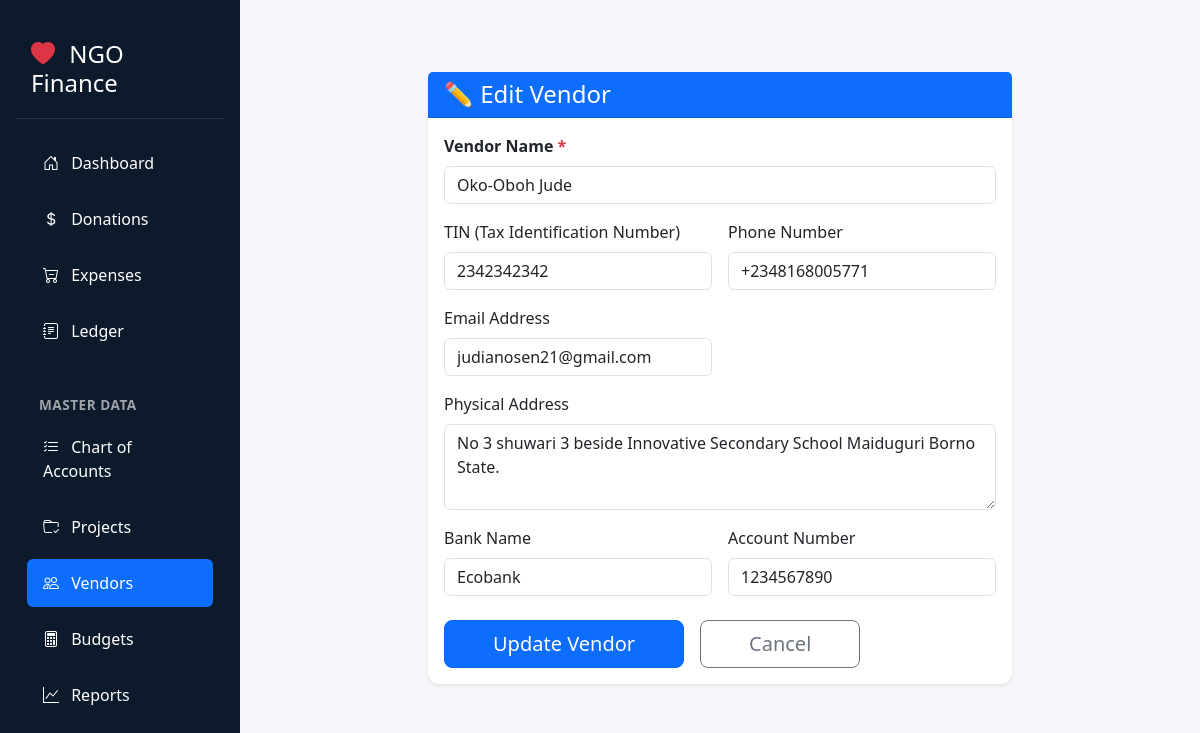
Page /vendors/edit/1 on the committed database.
### tables this page shows
CREATE TABLE vendors (
                id              INTEGER PRIMARY KEY AUTOINCREMENT,
                name            TEXT NOT NULL,
                tin             TEXT,
                phone           TEXT,
                email           TEXT,
                address         TEXT,
                account_number  TEXT,
                bank_name       TEXT,
                created_at      TEXT DEFAULT (datetime('now')),
                updated_at      TEXT DEFAULT (datetime('now')),
                is_active       INTEGER DEFAULT 1
            );

### main.py (the view)
@app.get("/vendors/edit/{vendor_id}", response_class=HTMLResponse)
async def edit_vendor_form(request: Request, vendor_id: int):
    with get_db() as conn:
        vendor = conn.execute("""
            SELECT * FROM vendors WHERE id = ?
        """, (vendor_id,)).fetchone()
        if not vendor:
            raise HTTPException(404, "Vendor not found")
    return templates.TemplateResponse("vendor_form.html", {
        "request": request,
        "is_edit": True,
        "vendor": vendor,
    })

### templates/vendor_form.html (shortened to what this page needs)
{% extends "base.html" %}
{% block content %}
<div class="container mt-5">
    <div class="row justify-content-center">
        <div class="col-lg-8">
            <div class="card shadow-sm border-0">
                <div class="card-header bg-primary text-white">
                    <h4 class="mb-0">
                        {% if is_edit %}
                            ✏️ Edit Vendor
                        {% else %}
                            ➕ Add New Vendor
                        {% endif %}
                    </h4>
                </div>
                <div class="card-body">
                    <form method="POST" action="">
                        <div class="row g-3">
                            <div class="col-md-12">
                                <label class="form-label fw-bold">Vendor Name <span class="text-danger">*</span></label>
                                <input type="text" class="form-control" name="name"
                                       value="{{ vendor.name|default('') }}" required
                                       placeholder="e.g. ABC Supplies Ltd">
                            </div>
                            <div class="col-md-6">
                                <label class="form-label">TIN (Tax Identification Number)</label>
                                <input type="text" class="form-control" name="tin"
                                       value="{{ vendor.tin|default('') }}"
                                       placeholder="e.g. 1234567890">
                            </div>
                            <div class="col-md-6">
                                <label class="form-label">Phone Number</label>
                                <input type="tel" class="form-control" name="phone"
                                       value="{{ vendor.phone|default('') }}"
                                       placeholder="e.g. +234 803 123 4567">
                            </div>
                            <div class="col-md-6">
                                <label class="form-label">Email Address</label>
                                <input type="email" class="form-control" name="email"
                                       value="{{ vendor.email|default('') }}"
                                       placeholder="vendor@example.com">
                            </div>
                            <div class="col-12">
                                <label class="form-label">Physical Address</label>
                                <textarea class="form-control" name="address" rows="3"
                                          placeholder="Street, City, State">{{ vendor.address|default('') }}</textarea>
                            </div>
                            <div class="col-md-6">
                                <label class="form-label">Bank Name</label>
                                <input type="text" class="form-control" name="bank_name"
                                       value="{{ vendor.bank_name|default('') }}"
                                       placeholder="e.g. Zenith Bank Plc">
                            </div>
                            <div class="col-md-6">
                                <label class="form-label">Account Number</label>
                                <input type="text" class="form-control" name="account_number"
                                       value="{{ vendor.account_number|default('') }}"
                                       placeholder="e.g. 0123456789">
                            </div>
                            <div class="col-12 mt-4 d-flex gap-3">
                                <button type="submit" class="btn btn-primary btn-lg px-5">
                                    {% if is_edit %}Update Vendor{% else %}Save Vendor{% endif %}
                                </button>
                                <a href="/vendors" class="btn btn-outline-secondary btn-lg px-5">
                                    Cancel
                                </a>
                            </div>
                        </div>
                    </form>
                </div>
            </div>
        </div>
    </div>
</div>
{% endblock %}

### static/style.css (style rules this page uses)
body { background-color: #f4f6f9; font-family: 'Segoe UI', Tahoma, Geneva, Verdana, sans-serif; color: #333; }
.card { border-radius: 0.7rem; box-shadow: 0 4px 12px rgba(0, 0, 0, 0.08); border: none; }

### templates/base.html (style rules this page uses)
:root { --sidebar-width: 240px; --sidebar-bg: #0d1a2b; --sidebar-hover: #1e3a5f; --active-bg: #2c5282; }
body { min-height: 100vh; background-color: #f5f7fa; }

### rows in the picture
vendors: name "Oko-Oboh Jude", tin "2342342342", phone "+2348168005771", email "judianosen21@gmail.com", address "No 3 shuwari 3 beside Innovative Secondary School Maiduguri Borno State.", bank_name "Ecobank", account_number "1234567890"
